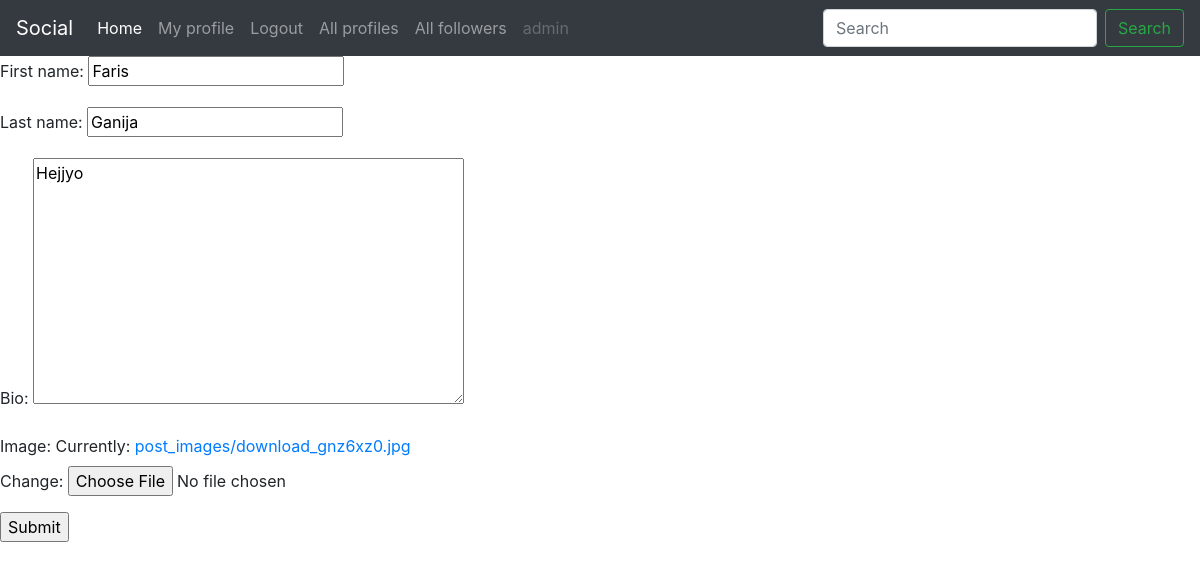
The app's page /profiles/edit_profile/ (signed in) with its own data.
### profiles/models.py (models this page shows, shortened)
class Profile(models.Model):
    first_name = models.CharField(max_length=225)
    last_name = models.CharField(max_length=225)
    bio = models.TextField()
    user = models.OneToOneField(User, on_delete=models.CASCADE)
    image = models.ImageField(upload_to="post_images",default="avatar.jpg")
    followers = models.ManyToManyField(User,related_name="follower",blank=True)
    created = models.DateTimeField(auto_now_add=True)
    updated = models.DateTimeField(auto_now=True)

### profiles/views.py (the view)
# urls.py: path("edit_profile/",views.edit_profile,name="edit_profile"),
@login_required(login_url='account_login')
def edit_profile(request):
    profile = Profile.objects.get(user=request.user)
    form = ProfileForm(instance=profile)
    if request.method == "POST":
        form = ProfileForm(request.POST,request.FILES,instance=profile)
        if form.is_valid():
            form.save()
            return redirect('my_profile')
    context = {'form':form}
    return render(request, 'profiles/edit_profile.html',context)

### profiles/forms.py
class ProfileForm(forms.ModelForm):
    class Meta:
        model = Profile
        fields = ['first_name', 'last_name', 'bio','image']

### profiles/templates/profiles/edit_profile.html (shortened to what this page needs)
{% extends 'base.html' %}
{% block content %}
<form action="" method="POST" enctype="multipart/form-data">
    {{ form.as_p }}
    <input type="submit">
</form>
{% endblock content %}

### templates/navbar.html (shortened to what this page needs)
<nav class="navbar navbar-expand-lg navbar-dark bg-dark">
    <a class="navbar-brand" href="">Social</a>
    <div class="collapse navbar-collapse" id="navbarSupportedContent">
      <ul class="navbar-nav mr-auto">
        <li class="nav-item active">
          <a class="nav-link" href="/posts/">Home <span class="sr-only">(current)</span></a>
        </li>
        <li class="nav-item">
          <a class="nav-link" href="{% url 'my_profile' %}">My profile</a>
        </li>
        {% if request.user.is_authenticated %}
        <li class="nav-item">
          <a class="nav-link" href="{% url 'account_logout' %}">Logout</a>
        </li>
        <li class="nav-item">
          <a class="nav-link" href="{% url 'all_profiles' %}">All profiles</a>
        </li>
        <li class="nav-item">
          <a class="nav-link" href="{% url 'all_user_followers' %}">All followers</a>
        </li>
        {% else %}
        <li class="nav-item">
          <a class="nav-link" href="{% url 'account_signup' %}">Signup</a>
        </li>
        {% endif %}
        <li class="nav-item">
          <a class="nav-link disabled" href="#">{{ request.user.username }}</a>
        </li>
      </ul>
      <form action="{% url 'search' %}" method="POST" class="form-inline my-2 my-lg-0">
        <input class="form-control mr-sm-2" type="search" name="search" placeholder="Search" aria-label="Search">
        <button class="btn btn-outline-success my-2 my-sm-0" type="submit">Search</button>
      </form>
    </div>
  </nav>

### records on screen
Profile: first_name "Faris", last_name "Ganija", bio "Hejjyo"

### other values on screen
{{ request.user.username }} "admin"
